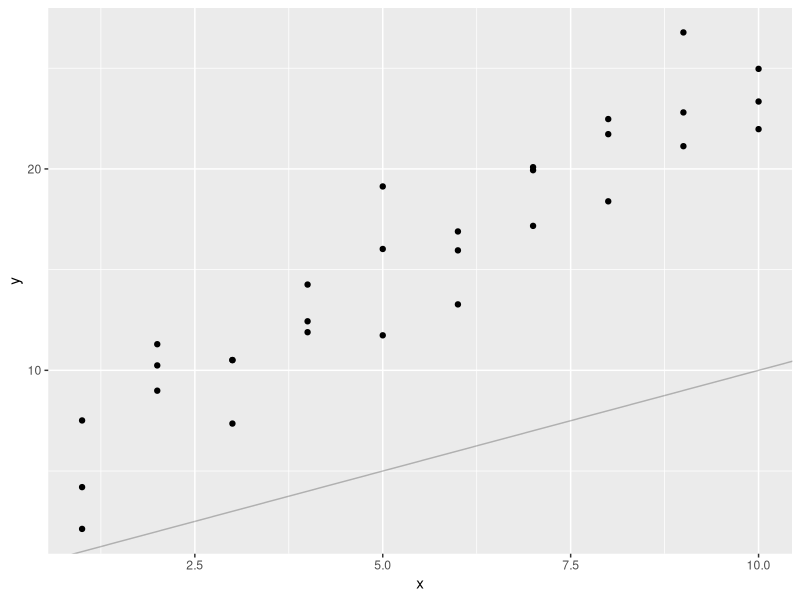
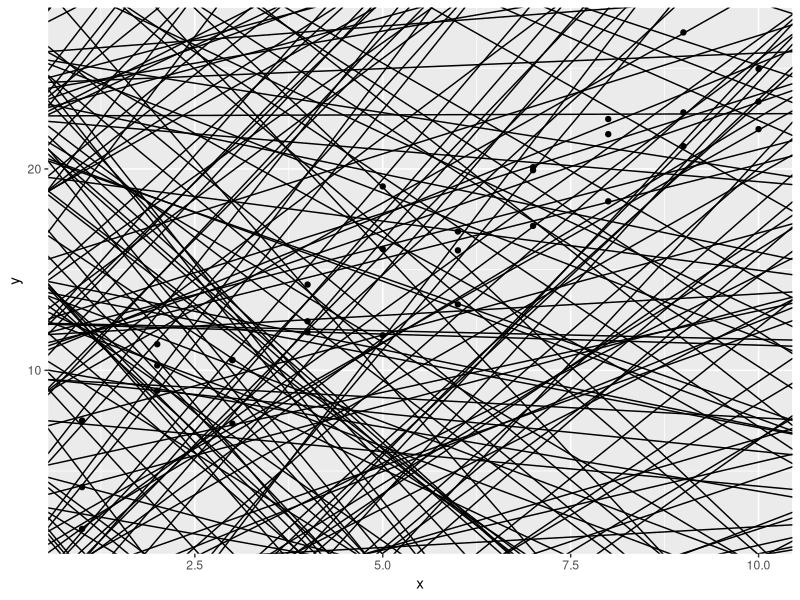
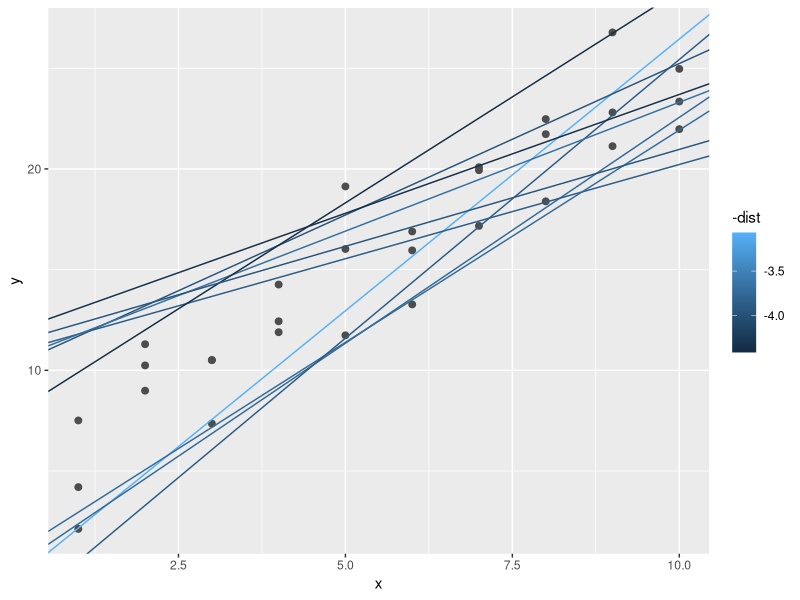
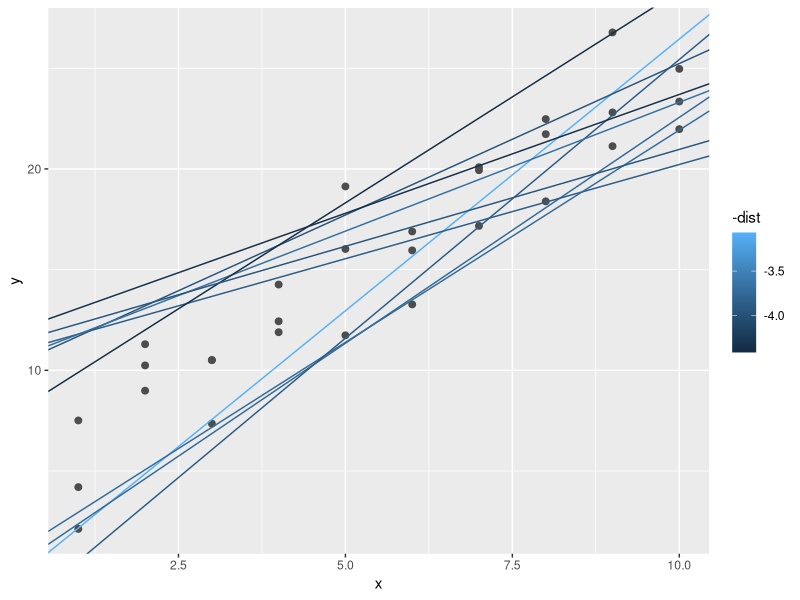
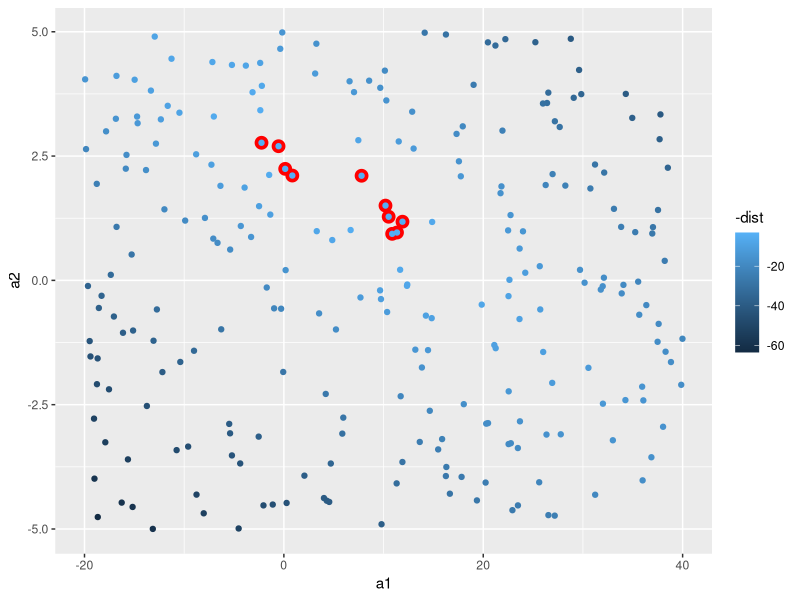
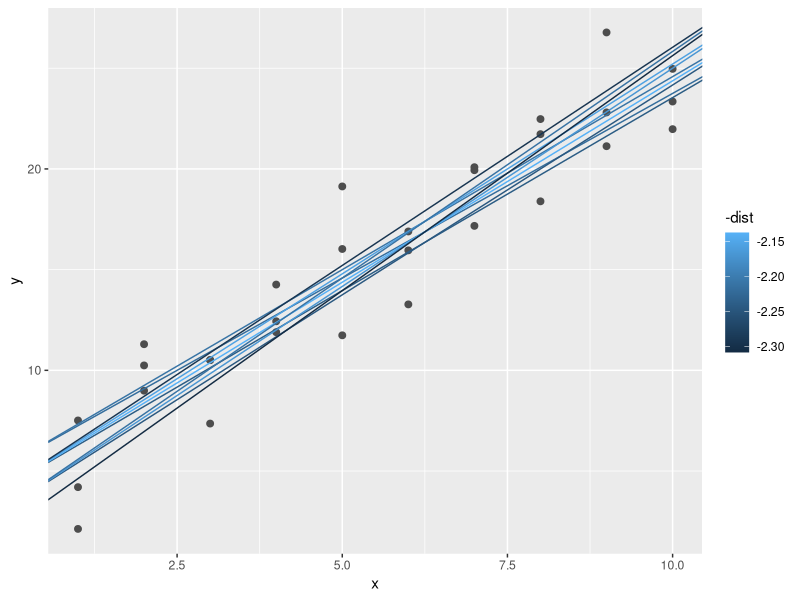
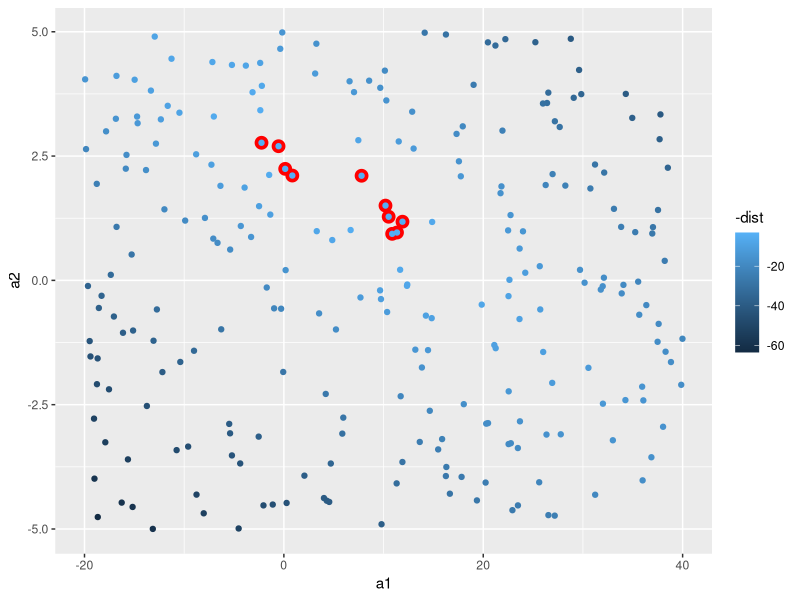
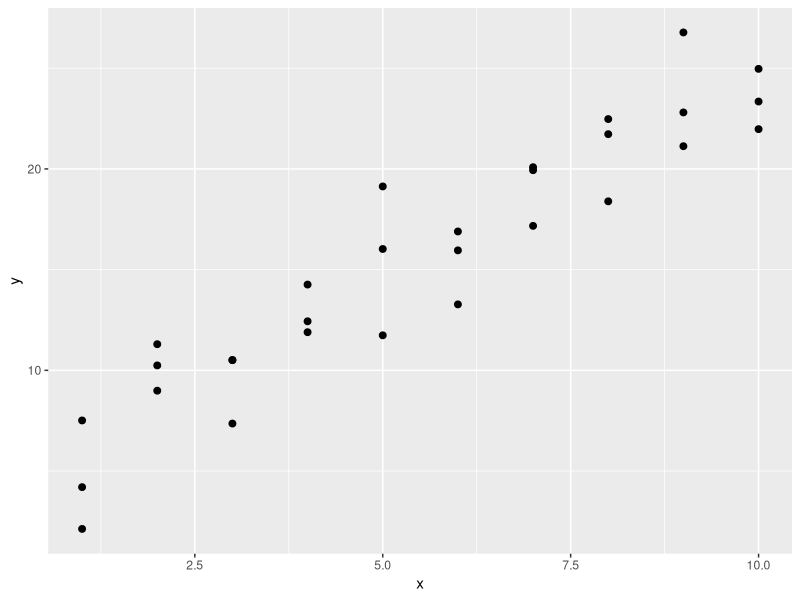

Write R code to recreate these figures, in order.
library(tidyverse)

library(modelr)
options(na.action = na.warn)

ggplot(sim1, aes(x, y)) +
   geom_point()+
   geom_abline(alpha=1/4)

models <- tibble(
    a1 = runif(250, -20, 40),
    a2 = runif(250, -5, 5)
)

ggplot(sim1, aes(x, y)) +
  geom_abline(
      aes(intercept = a1, slope  = a2),
      data = models, aplpha = 1/4
  ) +
  geom_point()


model1 <- function(a, data) {
    a[1] + data$x * a[2]
}
model1(c(7, 1.5), sim1)

measure_distance <- function(mod, data) {
   diff <- data$y - model1(mod, data)
   sqrt(mean(diff ^ 2))
}
measure_distance(c(7, 1.5), sim1)

sim1_dist <- function(a1, a2) {
   measure_distance(c(a1,a2), sim1)
}

models <- models %>%
  mutate(dist = purrr::map2_dbl(a1, a2, sim1_dist))

models

ggplot(sim1, aes(x, y)) +
  geom_point(size = 2, color = "grey30") +
  geom_abline(
    aes(intercept = a1, slope = a2, color = -dist),
    data = filter(models, rank(dist) <= 10)
  )

ggplot(sim1, aes(x, y)) + 
  geom_point(size = 2, color = "grey30") +
  geom_abline(
    aes(intercept = a1, slope=a2, color = -dist),
    data = filter(models, rank(dist) <= 10)
  )


ggplot(models, aes(a1, a2)) +
  geom_point(
    data = filter(models, rank(dist) <= 10),
    size = 4, color = "red"
  ) +
  geom_point(aes(colour = -dist))
  
grid <- expand.grid(
   a1 = seq(-5, 20, length = 25),
   a2 = seq(1, 3, length = 25)
 ) %>%
 mutate(dist = purrr::map2_dbl(a1, a2, sim1_dist)) 

ggplot(sim1, aes(x, y)) +
  geom_point(size = 2, color = "grey30") +
  geom_abline(
    aes(intercept = a1, slope = a2, color = -dist),
    data = filter(grid, rank(dist) <= 10)
  ) 
  
ggplot(models, aes(a1, a2)) +
  geom_point(
    data = filter(models, rank(dist) <= 10),
    size =4, color = "red"
  ) +
  geom_point(aes(colour = -dist))

best <- optim(c(0, 0), measure_distance, data = sim1)
best$par

ggplot(sim1, aes(x, y)) +
  geom_point(size = 2, )


